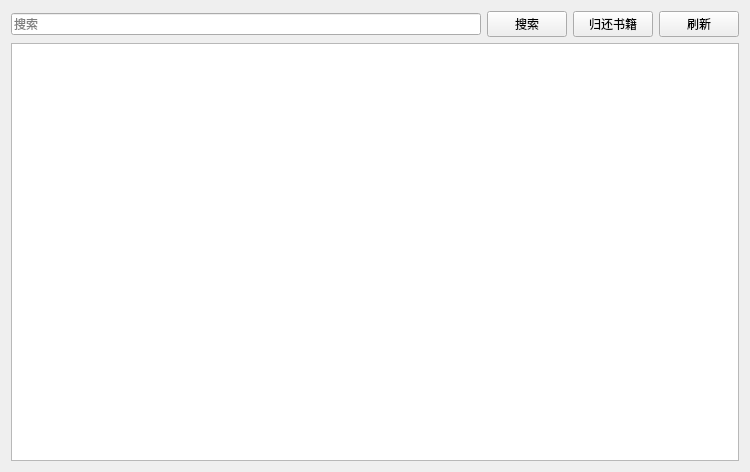
<?xml version="1.0" encoding="UTF-8"?>
<ui version="4.0">
 <class>borMane</class>
 <widget class="QWidget" name="borMane">
  <property name="geometry">
   <rect>
    <x>0</x>
    <y>0</y>
    <width>750</width>
    <height>472</height>
   </rect>
  </property>
  <property name="windowTitle">
   <string>Form</string>
  </property>
  <layout class="QGridLayout" name="gridLayout">
   <item row="0" column="0">
    <layout class="QHBoxLayout" name="horizontalLayout">
     <item>
      <widget class="QLineEdit" name="searchEdit">
       <property name="placeholderText">
        <string>搜索</string>
       </property>
      </widget>
     </item>
     <item>
      <widget class="QPushButton" name="findBut">
       <property name="text">
        <string>搜索</string>
       </property>
      </widget>
     </item>
     <item>
      <widget class="QPushButton" name="delBut">
       <property name="text">
        <string>归还书籍</string>
       </property>
      </widget>
     </item>
    </layout>
   </item>
   <item row="0" column="1">
    <widget class="QPushButton" name="rueBut">
     <property name="text">
      <string>刷新</string>
     </property>
    </widget>
   </item>
   <item row="1" column="0" colspan="2">
    <widget class="QTableView" name="tableView">
     <property name="sizePolicy">
      <sizepolicy hsizetype="Preferred" vsizetype="Preferred">
       <horstretch>0</horstretch>
       <verstretch>0</verstretch>
      </sizepolicy>
     </property>
    </widget>
   </item>
  </layout>
 </widget>
 <resources/>
 <connections/>
</ui>
